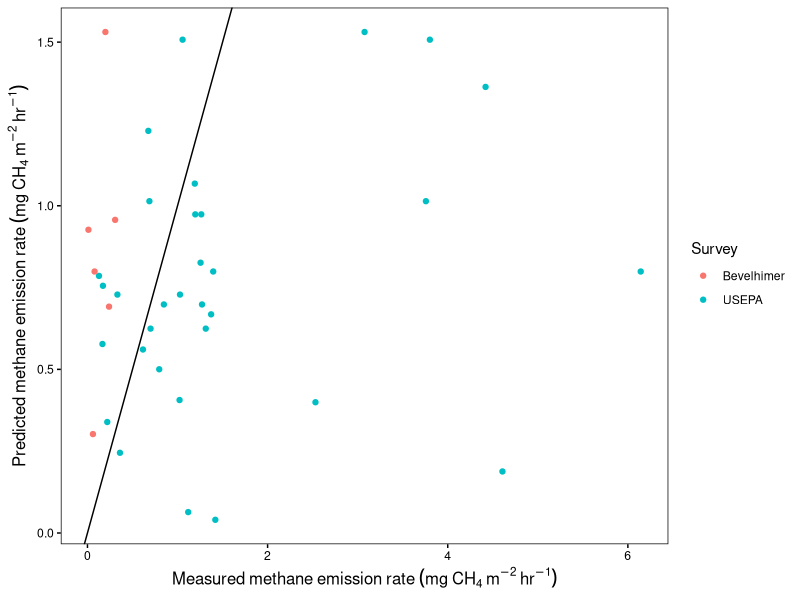
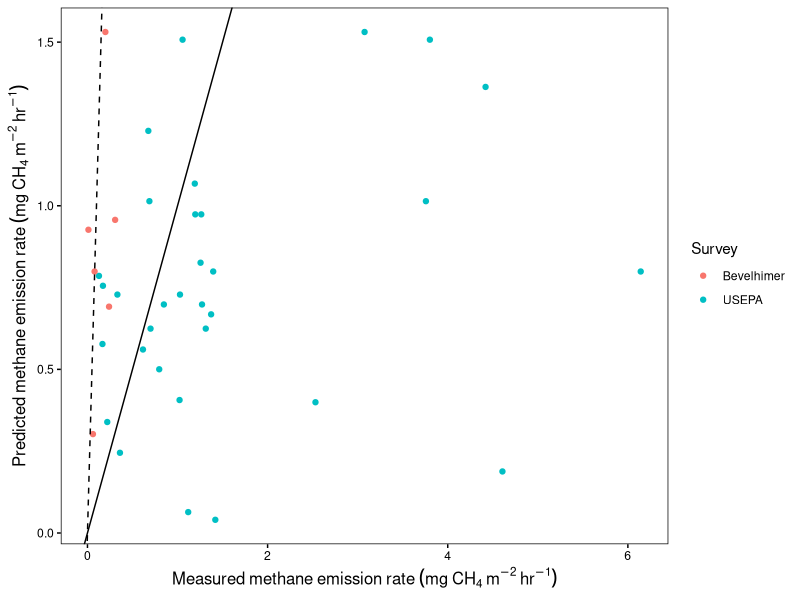
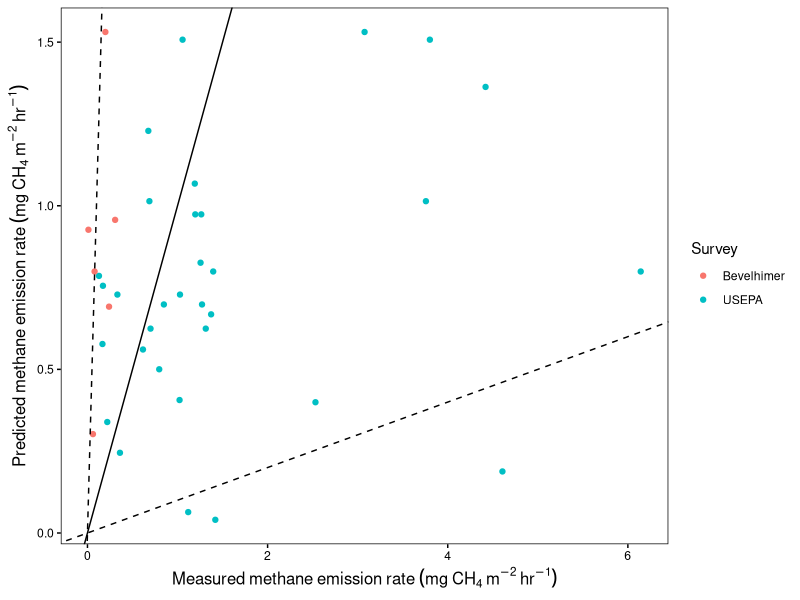
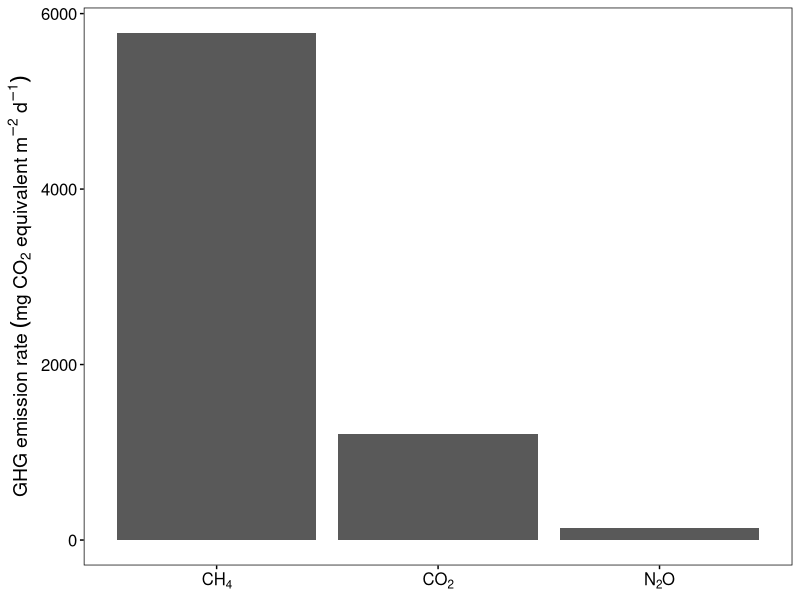
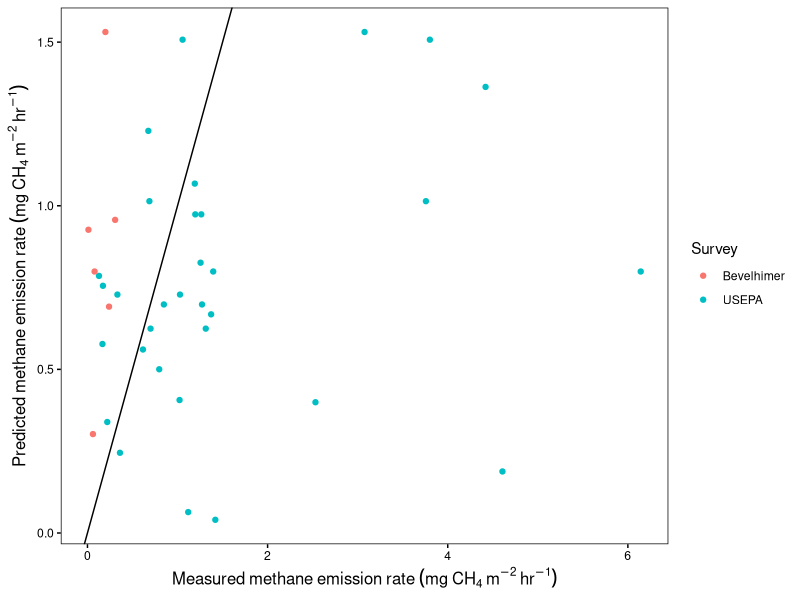
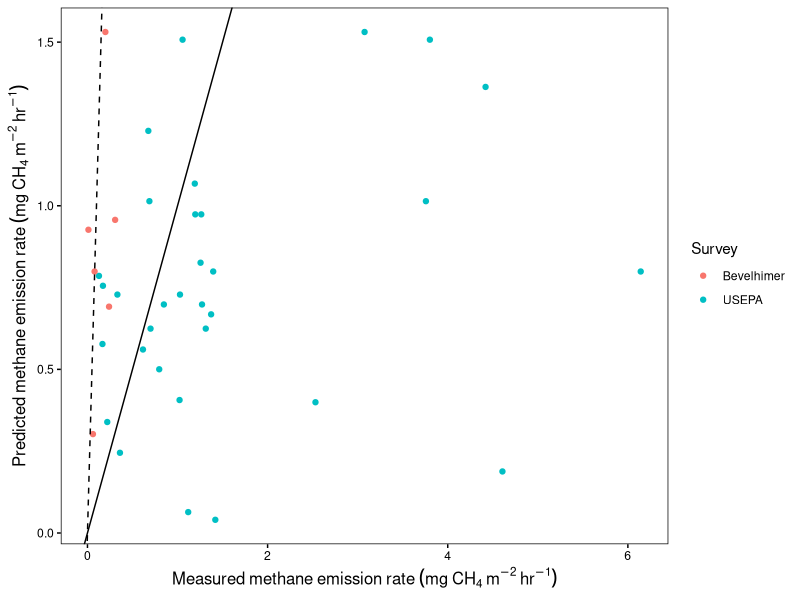
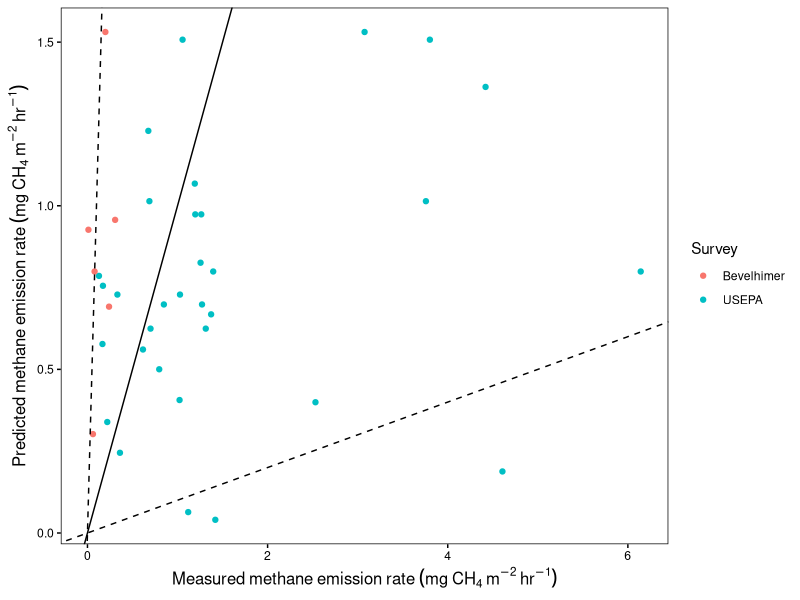
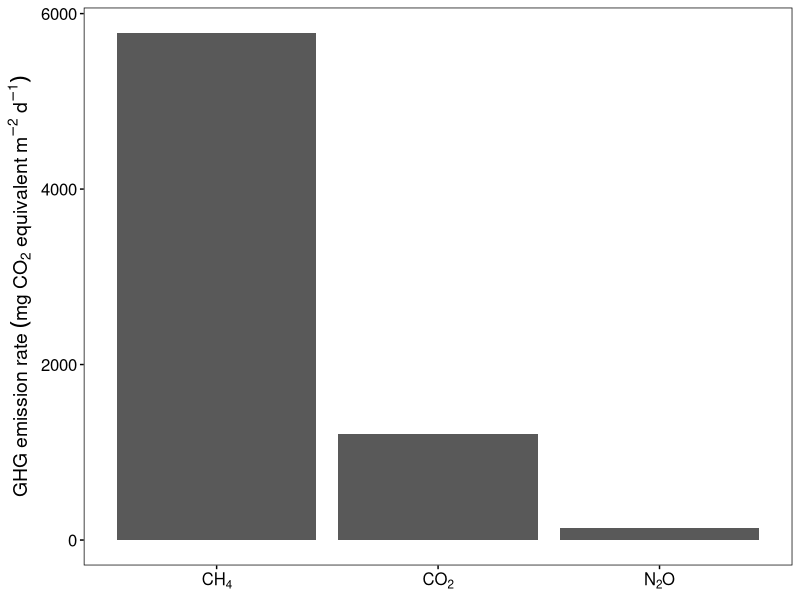

Write the R code that produced these figures, in order.
# SCRIPT FOR PULLING TOGETHER DATA FOR R4 PRESENTATION

# LIBRARIES
library(tidyverse)
library(readxl)


# READ IN DATA COMPARING GRes ESTIMATES TO MEASURED VALUES
gres <- read_excel(path = "inputData/dataForGres.xlsx")

# PLOTS
# With 1:1 line
ggplot(gres, aes(ch4.trate.mg.h_Estimate_Annual, t.ch4.mgCH4.m2.hr.gres)) + 
  geom_point(aes(color = Survey)) +
  geom_abline(slope = 1, intercept = 0) +
  ylab(expression(Predicted~methane~emission~rate~(mg~CH[4]~m^{-2}~hr^{-1}))) +
  xlab(expression(Measured~methane~emission~rate~(mg~CH[4]~m^{-2}~hr^{-1}))) +
  theme_bw() +
  theme(panel.grid.major = element_blank(),  # Eliminate major gridlines
        panel.grid.minor = element_blank(),  # Eliminate minor gridlines
        panel.border = element_rect(color = "black"),
        axis.ticks = element_line(color = "black"),
        axis.text = element_text(color = "black"),
        axis.title = element_text(size = 12))

ggsave('gres1_1.tiff',  # export as .tif
units="in",  # specify units for dimensions
width=7,   # 1 column
height=5, # Whatever works
dpi=1200,   # ES&T. 300-600 at PLOS One,
compression = "lzw")


# With 1:1, and 10:1 line
ggplot(gres, aes(ch4.trate.mg.h_Estimate_Annual, t.ch4.mgCH4.m2.hr.gres)) + 
  geom_point(aes(color = Survey)) +
  geom_abline(slope = 10, intercept = 0, linetype = 2) +
  geom_abline(slope = 1, intercept = 0) +
  ylab(expression(Predicted~methane~emission~rate~(mg~CH[4]~m^{-2}~hr^{-1}))) +
  xlab(expression(Measured~methane~emission~rate~(mg~CH[4]~m^{-2}~hr^{-1}))) +
  theme_bw() +
  theme(panel.grid.major = element_blank(),  # Eliminate major gridlines
        panel.grid.minor = element_blank(),  # Eliminate minor gridlines
        panel.border = element_rect(color = "black"),
        axis.ticks = element_line(color = "black"),
        axis.text = element_text(color = "black"),
        axis.title = element_text(size = 12))

ggsave('gres10_1.tiff',  # export as .tif
       units="in",  # specify units for dimensions
       width=7,   # 1 column
       height=5, # Whatever works
       dpi=1200,   # ES&T. 300-600 at PLOS One,
       compression = "lzw")

# With 1:1, 10:1, and 0.1:1 lines
ggplot(gres, aes(ch4.trate.mg.h_Estimate_Annual, t.ch4.mgCH4.m2.hr.gres)) + 
  geom_point(aes(color = Survey)) +
  geom_abline(slope = 10, intercept = 0, linetype = 2) +
  geom_abline(slope = 1, intercept = 0) +
  geom_abline(slope = 0.1, intercept = 0, linetype = 2) +
  ylab(expression(Predicted~methane~emission~rate~(mg~CH[4]~m^{-2}~hr^{-1}))) +
  xlab(expression(Measured~methane~emission~rate~(mg~CH[4]~m^{-2}~hr^{-1}))) +
  theme_bw() +
  theme(panel.grid.major = element_blank(),  # Eliminate major gridlines
        panel.grid.minor = element_blank(),  # Eliminate minor gridlines
        panel.border = element_rect(color = "black"),
        axis.ticks = element_line(color = "black"),
        axis.text = element_text(color = "black"),
        axis.title = element_text(size = 12))

ggsave('gres1_0.1.tiff',  # export as .tif
       units="in",  # specify units for dimensions
       width=7,   # 1 column
       height=5, # Whatever works
       dpi=1200,   # ES&T. 300-600 at PLOS One,
       compression = "lzw")

# READ IN CO2 EQUIV EMISSION RATES FROM DEEMER ET AL.
# SEE PAGE 4
co2Equiv <- read_excel(path = "inputData/deemerReservoirGwp.xlsx")
 
#PLOT
ggplot(co2Equiv, aes(gas, mg.co2.eq.m2.d)) +
  geom_col() +
  ylab(expression(GHG~emission~rate~(mg~CO[2]~equivalent~m^{-2}~d^{-1}))) +
  scale_x_discrete(labels = c(expression(CH[4]), expression(CO[2]), expression(N[2]*O))) +
  theme_bw() +
  theme(panel.grid.major = element_blank(),  # Eliminate major gridlines
        panel.grid.minor = element_blank(),  # Eliminate minor gridlines
        panel.border = element_rect(color = "black"),
        axis.ticks = element_line(color = "black"),
        axis.text = element_text(color = "black", size = 12),
        axis.title = element_text(size = 14),
        axis.title.x = element_blank())

ggsave('reservoirEmissionsCo2equiv.tiff',  # export as .tif
       units="in",  # specify units for dimensions
       width=7,   # 1 column
       height=5, # Whatever works
       dpi=1200,   # ES&T. 300-600 at PLOS One,
       compression = "lzw")

